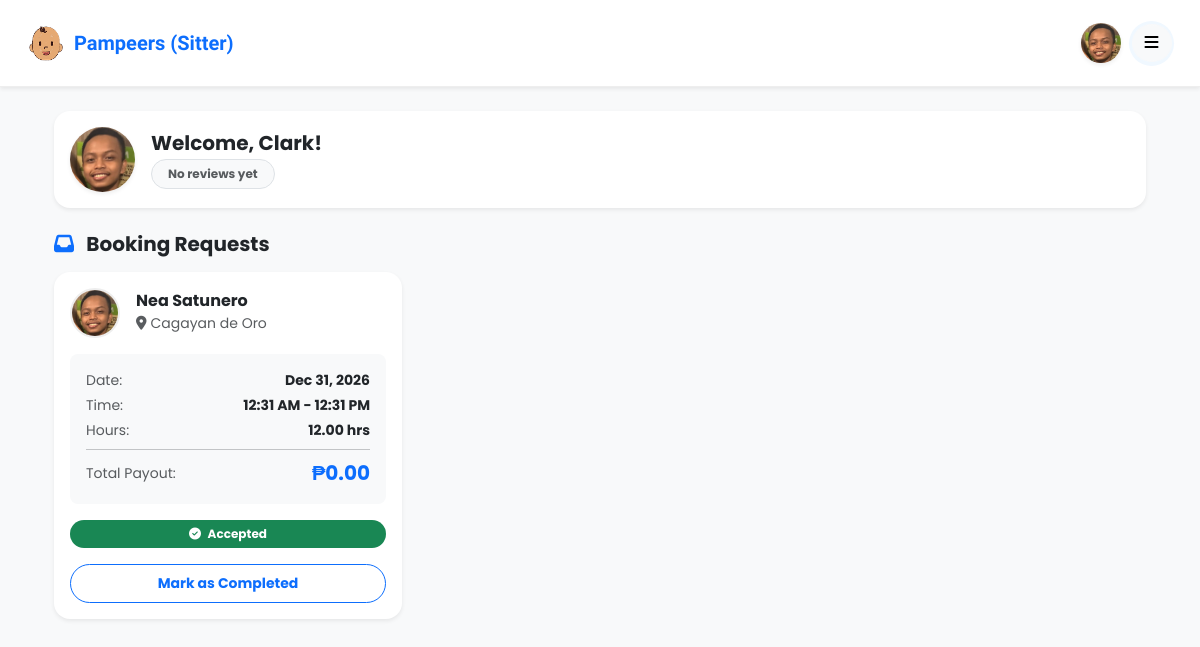
The app's page /public/sitter/sitterDashboard.php (signed in), older data.
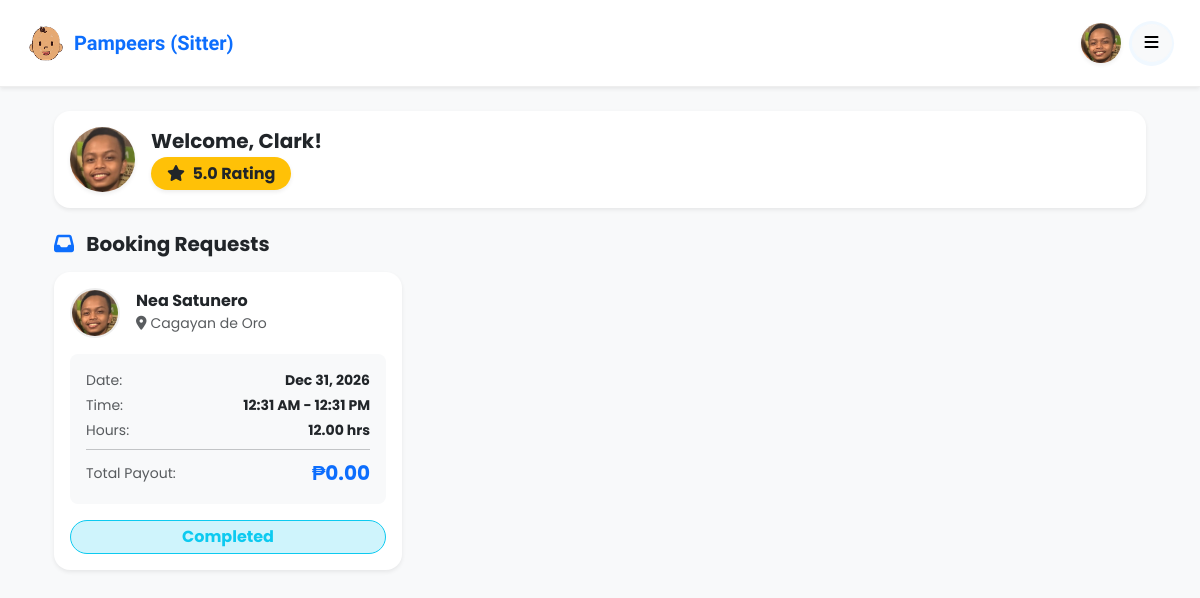
The same page, newer data.
### tables this page shows
CREATE TABLE `bookings` (
  `bookingID` int(11) NOT NULL,
  `uuid` char(36) NOT NULL,
  `userID` int(11) NOT NULL,
  `sitterID` int(11) NOT NULL,
  `bookingDate` date NOT NULL,
  `startTime` time NOT NULL,
  `endTime` time NOT NULL,
  `hoursRequested` decimal(5,2) DEFAULT NULL,
  `totalAmount` decimal(10,2) DEFAULT NULL,
  `status` enum('pending','accepted','declined','completed','cancelled') NOT NULL DEFAULT 'pending',
  `notes` text DEFAULT NULL,
  `createdAt` timestamp NOT NULL DEFAULT current_timestamp()
);

CREATE TABLE `sitters` (
  `sitterID` int(11) NOT NULL,
  `uuid` char(36) NOT NULL,
  `userID` int(11) NOT NULL,
  `hourlyRate` decimal(10,2) NOT NULL DEFAULT 0.00,
  `experience` int(11) NOT NULL DEFAULT 0,
  `isAvailable` tinyint(1) NOT NULL DEFAULT 1,
  `ratingAverage` decimal(3,2) DEFAULT NULL,
  `verificationStatus` enum('pending','verified','rejected') NOT NULL DEFAULT 'pending',
  `createdAt` timestamp NOT NULL DEFAULT current_timestamp(),
  `allowedAges` varchar(255) DEFAULT 'Baby, Toddler, Child, Kid'
);

CREATE TABLE `users` (
  `id` int(11) NOT NULL,
  `uuid` char(36) NOT NULL,
  `firstName` varchar(100) NOT NULL,
  `middleName` varchar(100) DEFAULT NULL,
  `lastName` varchar(100) NOT NULL,
  `bio` text NOT NULL,
  `suffix` varchar(10) DEFAULT NULL,
  `birthDate` date NOT NULL,
  `sex` enum('male','female','other') NOT NULL,
  `role` enum('guardian','sitter','admin') NOT NULL DEFAULT 'guardian',
  `contactNumber` varchar(20) NOT NULL,
  `emailAddress` varchar(150) NOT NULL,
  `username` varchar(100) NOT NULL,
  `password` varchar(255) NOT NULL,
  `streetAddress` varchar(255) NOT NULL,
  `barangay` varchar(255) NOT NULL,
  `cityMunicipality` varchar(255) NOT NULL,
  `province` varchar(255) NOT NULL,
  `country` varchar(255) NOT NULL,
  `zipCode` char(10) NOT NULL,
  `dateCreated` timestamp NOT NULL DEFAULT current_timestamp(),
  `profilePic` varchar(255) NOT NULL DEFAULT 'default.jpg',
  `isActive` tinyint(1) NOT NULL DEFAULT 1,
  `deactivatedAt` datetime DEFAULT NULL
);

### public/sitter/sitterDashboard.php (the view, shortened to what the changed rows need)
<?php
require_once __DIR__ . '/../../app/middleware/auth.php';
$userId = $_SESSION['user_id'] ?? null;
$stmt = $conn->prepare("
    SELECT s.sitterID, s.ratingAverage, u.firstName, u.lastName, u.profilePic
    FROM users u
    JOIN sitters s ON u.id = s.userID
    WHERE u.id = ?
    LIMIT 1
");
$stmt->bind_param("i", $userId);
$stmt->execute();
$sitterInfo = $stmt->get_result()->fetch_assoc() ?? [];
$sitterId = $sitterInfo['sitterID'] ?? 0;
$userPic  = $sitterInfo['profilePic'] ?? 'default.jpg';
$ratingAverage = $sitterInfo['ratingAverage'] ?? null;
$bookings = [];
if ($sitterId > 0) {
    $bStmt = $conn->prepare("
        SELECT b.*, u.firstName, u.lastName, u.profilePic, u.cityMunicipality
        FROM bookings b
        JOIN users u ON b.userID = u.id
        WHERE b.sitterID = ?
        ORDER BY
            CASE WHEN b.status = 'pending' THEN 1 ELSE 2 END,
            b.bookingDate ASC
    ");
    $bStmt->bind_param("i", $sitterId);
    $bStmt->execute();
    $result = $bStmt->get_result();
    while ($row = $result->fetch_assoc()) {
        $bookings[] = $row;
    }
}
?>
<!DOCTYPE html>
<html lang="en">
<head>
    <link rel="stylesheet" href="https://cdnjs.cloudflare.com/ajax/libs/font-awesome/6.5.1/css/all.min.css">
    <link href="https://cdn.jsdelivr.net/npm/bootstrap@5.3.3/dist/css/bootstrap.min.css" rel="stylesheet">
    <link rel="stylesheet" href="../css/dashboard.css">
    <link rel="stylesheet" href="../css/sitterDashboard.css">
</head>
<body class="bg-light">
<header class="sticky-top custom-header bg-white shadow-sm">
    <div class="nav-container d-flex align-items-center justify-content-between px-3 py-2">
        <div class="right-side-p d-flex align-items-center gap-2">
            <a href="../profile.php" class="text-decoration-none">
                <img src="/Pampeers/app/uploads/profiles/<?= htmlspecialchars($userPic); ?>" class="rounded-circle shadow-sm" style="width: 40px; height: 40px; object-fit: cover;" alt="Profile">
            </a>
        </div>
    </div>
</header>
<main class="container mt-4 px-4 pb-5">
    <div class="d-flex align-items-center mb-4 bg-white p-3 rounded-4 shadow-sm border-0">
        <img src="/Pampeers/app/uploads/profiles/<?= htmlspecialchars($userPic) ?>" class="rounded-circle me-3 shadow-sm" style="width: 65px; height: 65px; object-fit: cover;">
        <div>
            <h5 class="m-0 fw-bold" style="font-family: 'Poppins', sans-serif;">Welcome, <?= htmlspecialchars($sitterInfo['firstName'] ?? 'Sitter') ?>!</h5>
            <div class="mt-1">
                <?php if (!empty($ratingAverage)): ?>
                    <span class="badge bg-warning text-dark fs-6 rounded-pill px-3 py-2 shadow-sm">
                        <i class="fa-solid fa-star me-1"></i> <?= number_format($ratingAverage, 1) ?> Rating
                    </span>
                <?php else: ?>
                    <span class="badge bg-light text-muted border px-3 py-2 rounded-pill">No reviews yet</span>
                <?php endif; ?>
            </div>
        </div>
    </div>
    <?php if (empty($bookings)): ?>
        <div class="alert alert-light text-center p-5 rounded-4 shadow-sm border-0 mt-3">
            <i class="fa-regular fa-calendar-xmark fa-3x text-muted mb-3"></i>
            <h5 class="text-muted fw-bold">No booking requests yet.</h5>
            <p class="text-muted small">When guardians book you, their requests will appear here.</p>
        </div>
    <?php else: ?>
        <div class="row">
            <?php foreach ($bookings as $booking): ?>
                <div class="col-md-6 col-lg-4 mb-4">
                    <div class="card border-0 shadow-sm rounded-4 p-3 h-100">
                        <div class="d-flex align-items-center mb-3">
                            <img src="/Pampeers/app/uploads/profiles/<?= !empty($booking['profilePic']) ? htmlspecialchars($booking['profilePic']) : 'default.jpg' ?>"
                                 class="rounded-circle me-3"
                                 style="width: 50px; height: 50px; object-fit: cover; border: 2px solid #eee;">
                            <div>
                                <h6 class="m-0 fw-bold"><?= htmlspecialchars($booking['firstName'] . ' ' . $booking['lastName']) ?></h6>
                                <small class="text-muted"><i class="fa-solid fa-location-dot me-1"></i><?= htmlspecialchars($booking['cityMunicipality']) ?></small>
                            </div>
                        </div>
                        <div class="bg-light p-3 rounded-3 mb-3 small" style="font-family: 'Poppins', sans-serif;">
                            <div class="d-flex justify-content-between mb-1">
                                <span class="text-muted">Date:</span>
                                <strong><?= date('M d, Y', strtotime($booking['bookingDate'])) ?></strong>
                            </div>
                            <div class="d-flex justify-content-between mb-1">
                                <span class="text-muted">Time:</span>
                                <strong><?= date('h:i A', strtotime($booking['startTime'])) ?> - <?= date('h:i A', strtotime($booking['endTime'])) ?></strong>
                            </div>
                            <div class="d-flex justify-content-between mb-1">
                                <span class="text-muted">Hours:</span>
                                <strong><?= htmlspecialchars($booking['hoursRequested']) ?> hrs</strong>
                            </div>
                            <hr class="my-2">
                            <div class="d-flex justify-content-between align-items-center">
                                <span class="text-muted">Total Payout:</span>
                                <strong class="text-primary fs-5">₱<?= number_format($booking['totalAmount'], 2) ?></strong>
                            </div>
                        </div>
                        <div class="mt-auto">
                            <?php if ($booking['status'] === 'pending'): ?>
                                <div class="d-flex gap-2">
                                    <a href="../../app/controllers/booking/updateStatus.php?id=<?= $booking['bookingID'] ?>&status=accepted"
                                       class="btn btn-primary btn-sm w-100 rounded-pill fw-bold py-2 shadow-sm">Accept</a>
                                    <a href="../../app/controllers/booking/updateStatus.php?id=<?= $booking['bookingID'] ?>&status=declined"
                                       class="btn btn-outline-danger btn-sm w-100 rounded-pill fw-bold py-2">Decline</a>
                                </div>
                            <?php elseif ($booking['status'] === 'accepted'): ?>
                                <div class="d-grid gap-2">
                                    <div class="badge bg-success py-2 rounded-pill mb-2"><i class="fa-solid fa-check-circle me-1"></i> Accepted</div>
                                    <a href="../../app/controllers/booking/updateStatus.php?id=<?= $booking['bookingID'] ?>&status=completed"
                                       class="btn btn-outline-primary btn-sm rounded-pill fw-bold py-2">Mark as Completed</a>
                                </div>
                            <?php else: ?>
                                <?php
                                    $badgeClass = 'bg-secondary';
                                    if ($booking['status'] === 'completed') $badgeClass = 'bg-info-subtle text-info border border-info';
                                ?>
                                <div class="text-center">
                                    <span class="badge rounded-pill <?= $badgeClass ?> w-100 py-2 fs-6">
                                        <?= ucfirst(htmlspecialchars($booking['status'])) ?>
                                    </span>
                                </div>
                            <?php endif; ?>
                        </div>
                    </div>
                </div>
            <?php endforeach; ?>
        </div>
    <?php endif; ?>
</main>
</body>
</html>

Row changes from the older to the newer data that the page shows:
changed sitters "Clark": ratingAverage (not shown) → "5.0"
changed bookings "12:31 AM": status (not shown) → "Completed"; no longer shows "Accepted Mark as Completed"
Text that changed along with them:
text no longer shown: "No reviews yet"
text now shown: "Rating"
